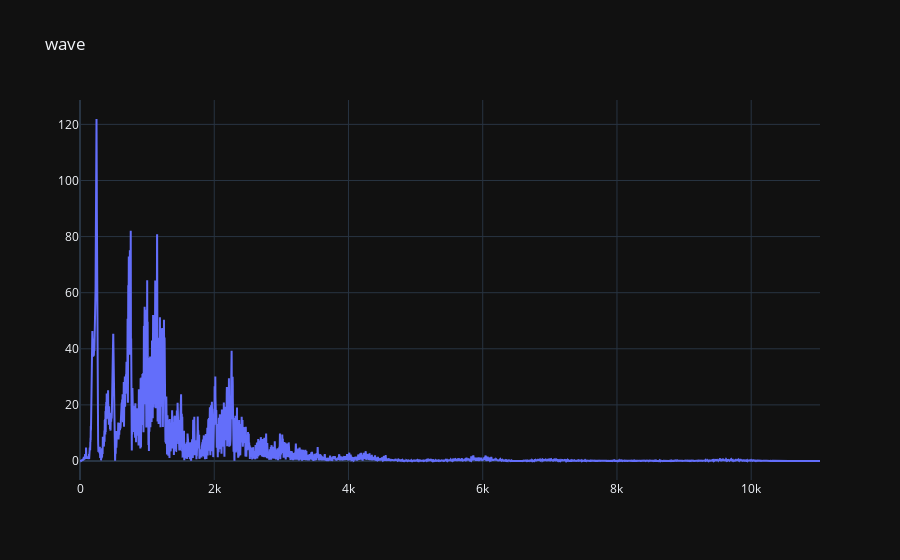

The notebook cell this image was saved under:
### Code cell
plotFourierMag(song_magnitude)
print(len(song))
print(len(song_magnitude))

### Figure 1 — Plotly figure (JSON) as saved in the notebook; plotly's stock layout.template omitted (floating-point values rounded to 4 significant figures; data arrays with more than 128 entries replaced by an {"elided": "..."} marker saying what was removed)
{"data": [{"x": {"elided": "11026 float values"}, "y": {"elided": "11026 float values"}, "type": "scatter"}], "layout": {"title": {"text": "wave"}}}
